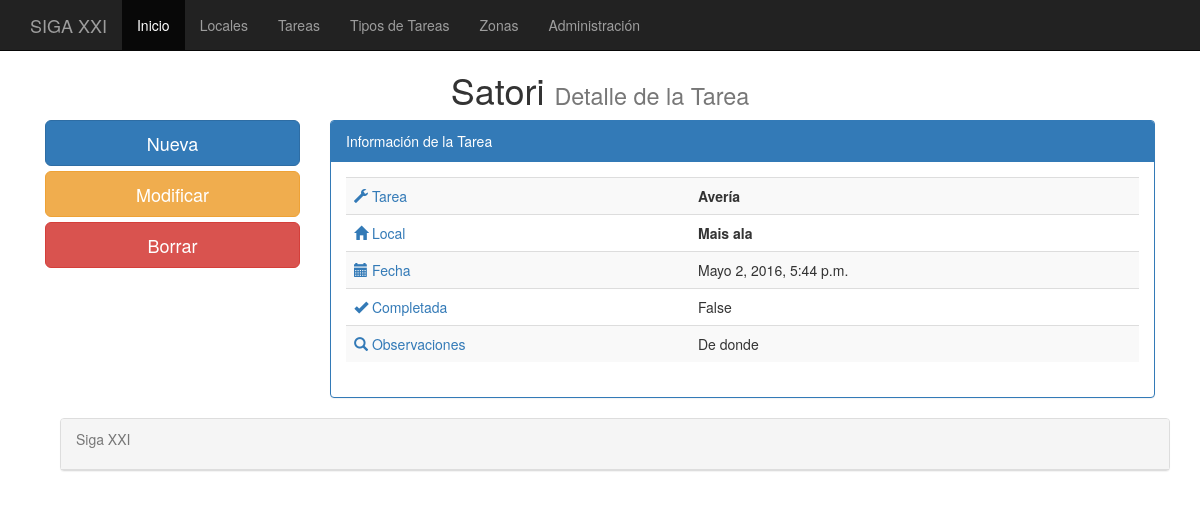
/tareas_detalle/12/, run on the app's committed database.
### cafe/models.py (models this page shows, shortened)
class tareas(models.Model):
    tarea = models.ForeignKey(tipos_tareas, default=None, null=True, blank=True)
    local = models.ForeignKey(locales, default=None, null=True, blank=True)
    fecha = models.DateTimeField(default=datetime.now, blank=True)
    completada = models.BooleanField(null=False, blank=True, default=False)
    observaciones = models.TextField(default=None, null=True)
    class Meta:
	    verbose_name_plural = "tareas"

class tipos_tareas(models.Model):
	tipo = models.CharField(max_length=75)
	class Meta:
		verbose_name_plural = "Tipos_tareas"
	def __unicode__(self):
		return self.tipo

class locales(models.Model):
    local = models.CharField(max_length=75)
    telefono = models.CharField(max_length=15)
    movil = models.CharField(max_length=15)
    correo = models.EmailField()
    contacto = models.CharField(max_length=75)
    direccion = models.CharField(max_length=100)
    codigo_postal = models.CharField(max_length=7)
    poblacion = models.CharField(max_length=100)
    zona = models.ForeignKey(zonas, default=None, null=True, blank=True)
    maquina = models.CharField(max_length=100)
    modelo = models.CharField(max_length=100)
    centralita = models.CharField(max_length=100)
    fecha_alta = models.DateTimeField(default=datetime.now, blank=True)
    fecha_ultima = models.DateTimeField(default=datetime.now, blank=True)
    es_siga = models.BooleanField(null=False, blank=True)
    observaciones = models.TextField(default=None, null=True)
    class Meta:
	    verbose_name_plural = "locales"
    def __unicode__(self):
    	return self.local

### cafe/views.py (the view)
# urls.py: url(r'^tareas_detalle/(?P<pk>[0-9]+)/$', DetalleTareas.as_view(), name = 'Tareas_Detalle'),
class DetalleTareas(DetailView):
    model = tareas

### templates/cafe/tareas_detail.html (shortened to what this page needs)
{% extends "base.html" %}
{%   load   staticfiles   %}
{% block titulo %}
Detalle de la Tarea
{% endblock %}
{% block content %}
<row>
	<div class="col-md-3">
		<a href="/sala/agregar" class="btn btn-primary btn-lg btn-block">Nueva</a>
		<a href="/sala/editar/{{ salas.id }}/" class="btn btn-warning btn-lg btn-block">Modificar</a>
		<a href="/sala/borrar/{{ salas.id }}/" class="btn btn-danger btn-lg btn-block">Borrar</a>
	</div>
	<div class="col-md-9">
		<div class="panel panel-primary">
		   <div class="panel-heading">Información de la Tarea</div>
		   <div class="panel-body">
				<div class="table-responsive">
					<table class="table table-striped">
						<tr>
							<td class="text text-primary"><spam class="glyphicon glyphicon-wrench"></spam>      Tarea</td>
                     <td><strong>{{ tareas.tarea }}</strong></td>
						</tr>
						<tr>
							<td class="text text-primary"><span class="glyphicon glyphicon-home"></span>   Local</td>
                     <td><strong>{{ tareas.local }}</strong></td>
						</tr>
						<tr>
							<td class="text text-primary"><span class="glyphicon glyphicon-calendar"></span>  Fecha </td>
                     <td>{{ tareas.fecha }} </td>
						</tr>
						<tr>
							<td class="text text-primary"><span class="glyphicon glyphicon-ok"></span>  Completada</td>
                     <td>{{ tareas.completada}}</td>
						</tr>
						<tr>
							<td class="text text-primary"><span class="glyphicon glyphicon-search"></span>   Observaciones</td>
                     <td>{{ tareas.observaciones}}</td>
						</tr>
				  </table>
				</div>
			</div>
		</div>
</row>
{% endblock %}

### data on the page
tareas: tarea "Avería", local "Mais ala", fecha "Mayo 2, 2016, 5:44 p.m.", completada "False", observaciones "De donde"
